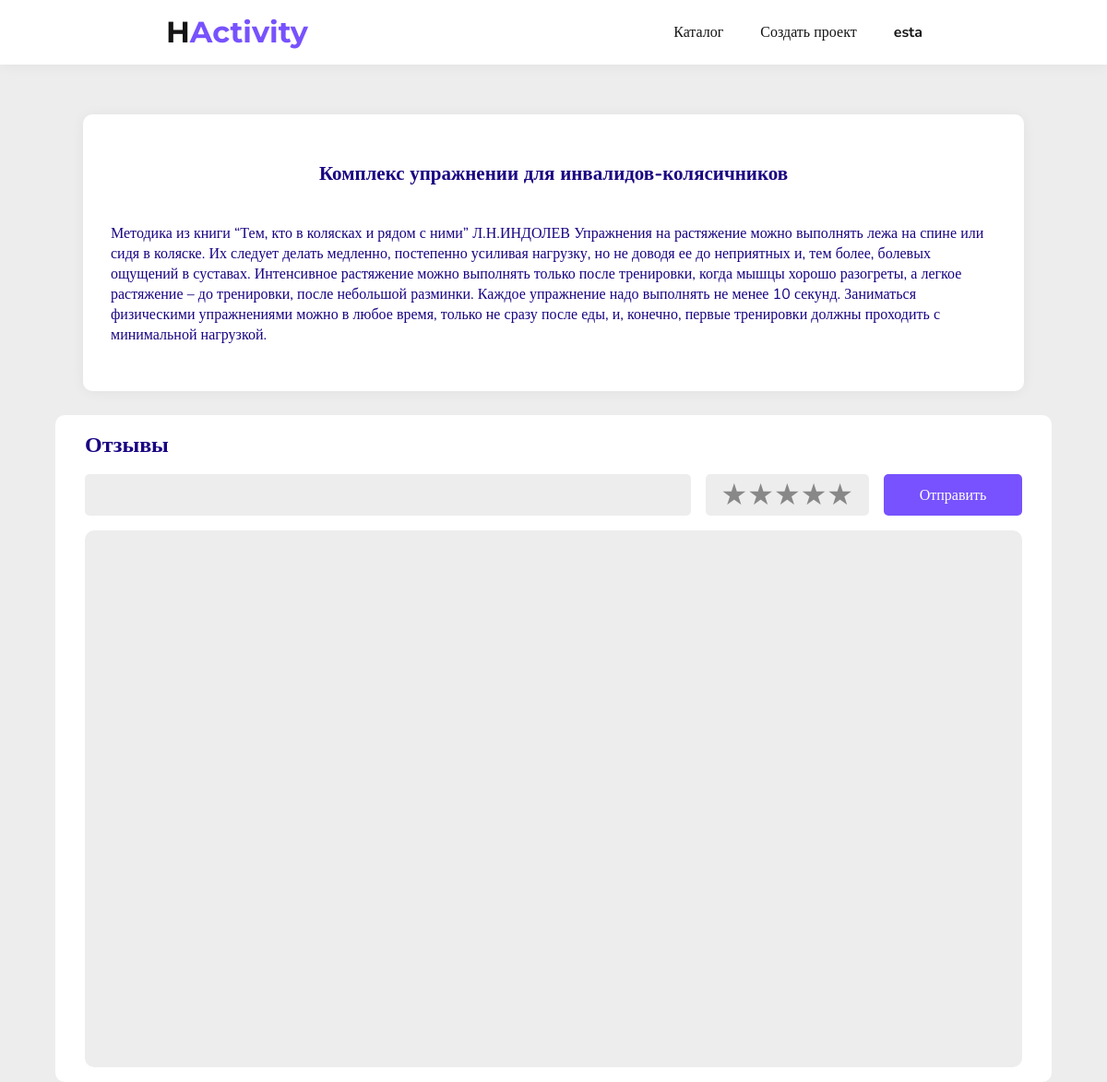
Page /course/1/ (signed in) on the committed database.
### main/models.py (models this page shows, shortened)
class User(AbstractUser):
    def __str__(self):
        return self.username
    def exist(self):
        return len(User.objects.filter(username=self.username)) > 0

class Course(models.Model):
    STATUS_CHOICES = [
        ('pending', 'На рассмотрении'),
        ('accepted', 'Принято'),
        ('rejected', 'Отклонено'),
    ]
    title = models.CharField(max_length=150, verbose_name='Название')
    avatar = models.ImageField(blank=True, verbose_name='Аватарка')
    image = models.ImageField(blank=True, verbose_name='Картинка')
    description = models.TextField(blank=True, verbose_name='Описание')
    author = models.CharField(max_length=150, blank=True, verbose_name='Автор')
    status = models.CharField(
        max_length=10,
        choices=STATUS_CHOICES,
        default='pending',
        verbose_name='Статус'
    )
    def get_image_url(self):
        if self.image:
            return self.image.url
        return False

### main/views.py (the view)
# urls.py: path('course/<int:course_id>/', views.show_course, name='course'),
def show_course(request: HttpRequest, course_id: int):
    course = Course.objects.get(id=course_id)
    data = create_base_data()
    data['course'] = course
    return render(request, 'lesson.html', data)

### main/views.py (called while the page is built)
def create_base_data(title: str = None):
    if not title:
        title = DEFAULT_TITLE
    return {
        'title': title,
    }

### main/templates/lesson.html (shortened to what this page needs)
{% extends  "base.html" %}
{% load static %}
{% block head  %}
    <link type="text/css" rel="stylesheet" href="{% static 'css/course.css' %}">
    <link type="text/css" rel="stylesheet" href="{% static 'css/lesson.css' %}">
{% endblock %}
{% block content  %}
<br><br>
<div class="container">
  <div class="lesson-container">
    <h1 class="lesson-title">{{course.title}}</h1>
    <span class="lesson-description">{{course.description}}</span>
  </div>
<div class="strap">
        <div class="comments-section">
            <h2>Отзывы</h2>
            <div class="comment-write">
                <input id="comment-input" type="text" class="input">
                <div id='starRating' class="star-rating">
                    <label for="5-stars" class="star">&#9733;</label>
                    <label for="4-stars" class="star">&#9733;</label>
                    <label for="3-stars" class="star">&#9733;</label>
                    <label for="2-stars" class="star">&#9733;</label>
                    <label for="1-star" class="star">&#9733;</label>
                </div>
                <button onclick="send_comment()" class="button"> Отправить </button>
            </div>
            <div id="comments" class="comments">
            </div>
        </div>
    </div>
</div>
{% endblock %}

### main/templates/base.html (shortened to what this page needs)
{% load static %}
<!DOCTYPE html>
<html lang="en">
<head>
    <link type="text/css" rel="stylesheet" href="{% static 'css/base_style.css' %}">
    {% block head  %}
    {% endblock %}
</head>
<body>
<div class="head">
    <div class="head-content horizontal-container">
        <div class="logo">
            <span class="text-logo-part-1">H</span><span class="text-logo-part-2">Activity</span>
        </div>
        <nav class="nav-menu horizontal-container">
            <a href="/catalog" class="nav-item">Каталог</a>
            {% if user.is_authenticated %}
            <a href="/create-course" class="nav-item">Создать проект</a>
            <a href="/logout" class="nav-item profile-text">{{ user.username }}</a>
            {% else %}
                <a href="/login" class="nav-item">Войти</a>
                <a href="/register" class="nav-item">Зарегистрироваться</a>
            {% endif %}
        </nav>
    </div>
</div>
{% block content  %}
{% endblock %}
</body>
</html>

### main/static/css/base_style.css (style rules this page uses)
:root { --base-font: Nunito; --logo-font: Montserrat; --background-color-1: #ffffff; --background-color-2: #EDEDED; --background-header: var(--background-color-1); --color-1: #151515; --color-2: #190482; --color-3: #525FE1; --color-hover-1: #7752FE; --color-hover-2: #8E8FFA; --color-transparent: rgba(69, 69, 69, 0.6); --error-color: #D80032; --light-color: rgba(3, 7, 248, 0.25); --shadow: rgba(0, 0, 0, 0.05); --shadow-blur: 15px; --base-border-radius: 10px; --small-border-radius: calc(var(--base-border-radius) / 2); --max-width: 1440px; --base-transition: all 0.2s ease-in; }
* { margin: 0; padding: 0; font-family: var(--base-font); color: var(--color-2); transition: var(--base-transition); scrollbar-width: none; -ms-overflow-style: none; }
*, *:hover { transition: var(--base-transition); }
body { background-color: var(--background-color-2); min-height: 100vh; }
h1 { font-weight: 700; color: var(--color-2); }
a { color: var(--color-1); }
.horizontal-container { display: flex; flex-direction: row; justify-content: space-between; align-items: center; }
.head { width: 100vw; height: 70px; background-color: var(--background-header); box-shadow: 0 1px var(--shadow-blur) var(--shadow); font-size: 24px; }
.head-content { margin: auto; width: 70%; height: 100%; }
.profile-text { font-weight: 700; }
.logo { font-weight: 700; font-size: 32px; }
.text-logo-part-1 { color: var(--color-1); font-family: var(--logo-font); }
.text-logo-part-2 { color: var(--color-hover-1); font-family: var(--logo-font); }
.nav-menu { width: auto; }
.nav-item { font-size: 16px; margin: auto 20px; text-decoration: none; }
.container { display: flex; flex-direction: column; justify-content: space-between; align-items: center; gap: 1rem; }
.button, .gradient-button { width: 100%; padding: 10px; outline:none; font-size: 20px; border-radius: calc(var(--base-border-radius) / 2); border: none; background-color: var(--color-hover-1); color: var(--background-color-1); }
.star { position: relative; display: inline-block; color: #ccc; }
.star::before { content: '\2605'; position: absolute; color: #f5c518; overflow: hidden; width: 0; white-space: nowrap; }

### main/static/css/course.css (style rules this page uses)
a { text-decoration: none; }
.lesson-title { font-weight: 700; font-size: 21px; }
.strap { display: flex; flex-direction: column; background-color: var(--background-color-1); width: 90%; max-width: var(--max-width); border-radius: var(--base-border-radius); }
.comments-section { display: flex; flex-direction: column; padding: 1rem 2rem; gap: 1rem; }
.comments { min-width: 400px; min-height: 550px; background-color: var(--background-color-2); border-radius: var(--base-border-radius); display: flex; flex-direction: column; padding: 1rem; gap: 1rem; overflow: hidden; }
.comment-write { display: grid; grid-template-columns: 1fr auto 150px; gap: 1rem; width: 100% }
.comment-write input { width: 1fr; outline: none; color: var(--color-1); background-color: var(--background-color-2); border-radius: calc(var(--base-border-radius) / 2); border: 0px solid var(--color-1); padding: 7px 7px; font-size: 16px; }
.comment-write button { padding: 7px 12px; font-size: 16px; }
.star-rating { direction: rtl; display: inline-flex; font-size: 2em; justify-content: center; padding: 0 1rem; border: 1px solid transparent; background-color: var(--background-color-2); border-radius: var(--small-border-radius); }
.star-rating label { cursor: pointer; color: var(--color-transparent); }

### main/static/css/lesson.css (style rules this page uses)
.lesson-container { display: flex; flex-direction: column; align-items: center; justify-content: center; width: 80%; max-width: 1040px; padding: 30px; margin: 10px auto; background-color: var(--background-color-1); box-shadow: 0 1px var(--shadow-blur) var(--shadow); border-radius: var(--base-border-radius); }
.lesson-title { margin: 20px auto; }
.lesson-description { margin: 20px auto; width: 100%; }

### rows in the picture
User: username "esta"
Course: title "Комплекс упражнении для инвалидов-колясичников", description "Методика из книги “Тем, кто в колясках и рядом с ними” Л.Н.ИНДОЛЕВ Упражнения на растяжение можно выполнять лежа на спине или сидя в коляске. Их следует делать медленно, постепенно усиливая нагрузку, но не доводя ее до неприятных и, тем более, болевых ощущений в суставах. Интенсивное растяжение можно выполнять только после тренировки, когда мышцы хорошо разогреты, а легкое растяжение – до тренировки, после небольшой разминки. Каждое упражнение надо выполнять не менее 10 секунд. Заниматься физическими упражнениями можно в любое время, только не сразу после еды, и, конечно, первые тренировки должны проходить с минимальной нагрузкой."
